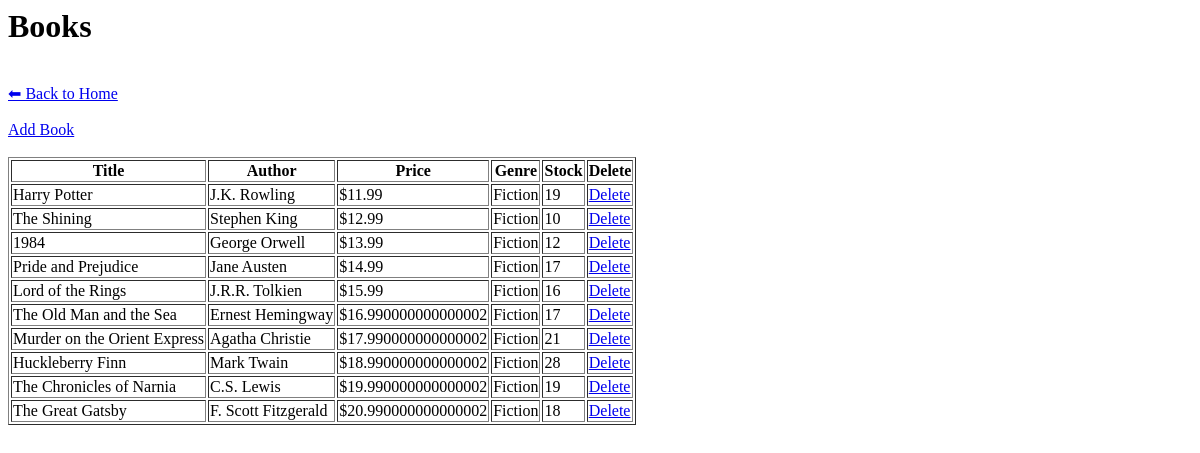
The app's page /books (signed in), older data.
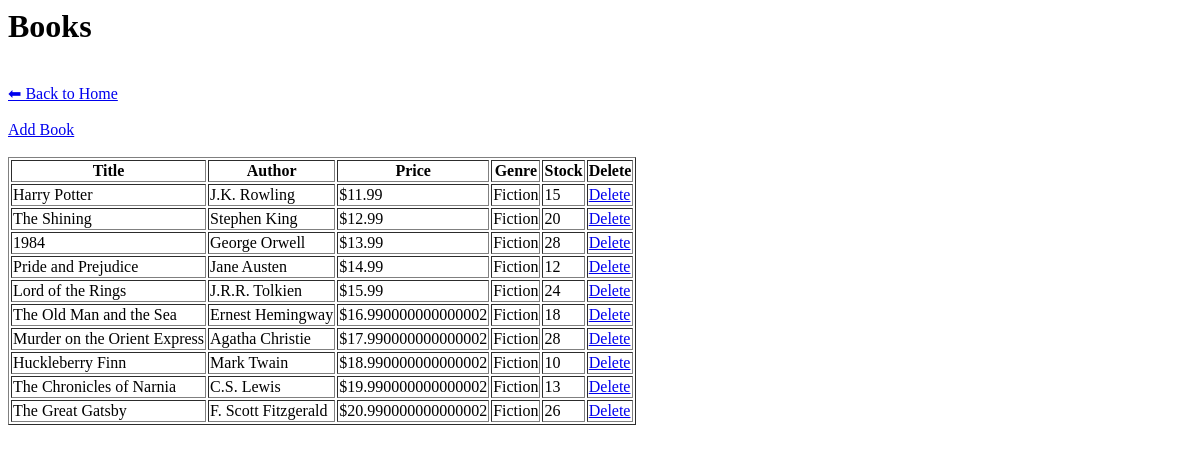
The same page, newer data.
### models.py (models this page shows)
class Book(db.Model):
    book_id = db.Column(db.Integer, primary_key=True)
    title = db.Column(db.String(100), nullable=False)
    author_id = db.Column(db.Integer, db.ForeignKey('author.author_id'))
    price = db.Column(db.Float)
    genre = db.Column(db.String(50))
    stock_quantity = db.Column(db.Integer)

class Author(db.Model):
    author_id = db.Column(db.Integer, primary_key=True)
    name = db.Column(db.String(50), nullable=False)

### app.py (the view)
@app.route('/books')
@login_required
def books():
    all_books = Book.query.all()
    authors = {a.author_id: a.name for a in Author.query.all()}
    return render_template('books.html', books=all_books, authors=authors)

### app.py (called while the page is built)
@login_manager.user_loader
def load_user(user_id):
    return User.query.get(int(user_id))

### templates/books.html (shortened to what this page needs)
<h1>Books</h1>
<a href="/">⬅ Back to Home</a>
<a href="/book/add">Add Book</a><br><br>
<table border="1">
    <tr>
        <th>Title</th>
        <th>Author</th>
        <th>Price</th>
        <th>Genre</th>
        <th>Stock</th>
        <th>Delete</th>
    </tr>
    {% for b in books %}
    <tr>
        <td>{{ b.title }}</td>
        <td>{{ authors[b.author_id] }}</td>
        <td>${{ b.price }}</td>
        <td>{{ b.genre }}</td>
        <td>{{ b.stock_quantity }}</td>
        <td><a href="/book/delete/{{ b.book_id }}">Delete</a></td>
    </tr>
    {% endfor %}
</table>

Row changes from the older to the newer data that the page shows:
changed Book "Harry Potter": stock_quantity "19" → "15"
changed Book "The Shining": stock_quantity "10" → "20"
changed Book (number 3 of 10 on the later page): stock_quantity "12" → "28"
changed Book "Pride and Prejudice": stock_quantity "17" → "12"
changed Book "Lord of the Rings": stock_quantity "16" → "24"
changed Book "The Old Man and the Sea": stock_quantity "17" → "18"
changed Book "Murder on the Orient Express": stock_quantity "21" → "28"
changed Book "Huckleberry Finn": stock_quantity "28" → "10"
changed Book "The Chronicles of Narnia": stock_quantity "19" → "13"
changed Book "The Great Gatsby": stock_quantity "18" → "26"
